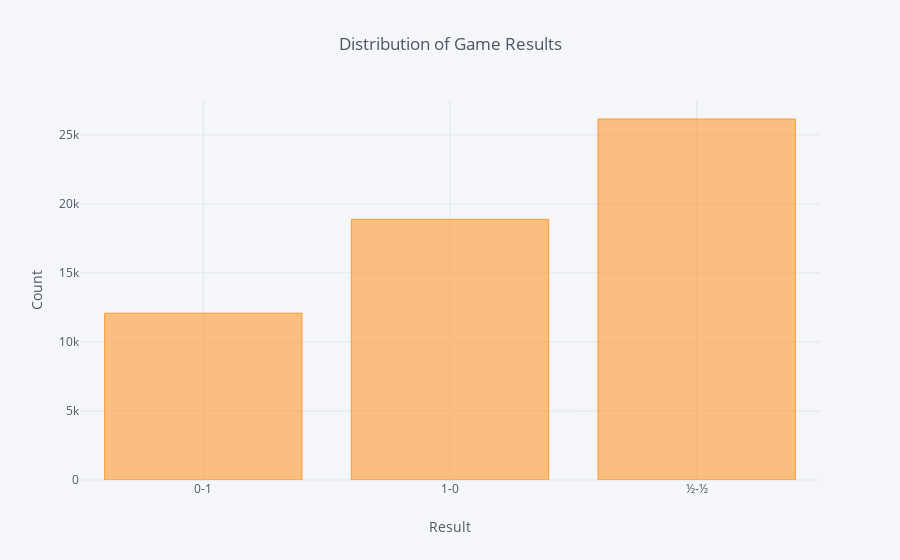

Here is the notebook cell this chart was saved with:
### Markdown cell above
##### Distribution of Game Results

### Code cell
#Distribution of Game Results
result_count = pd.read_sql('''SELECT count(*) as count, result FROM table3
            WHERE result <> "None"
            GROUP BY result''', conn)
result_count.iplot(x='Result', y='count', kind='bar',
                xTitle='Result',
                yTitle='Count',
                title='Distribution of Game Results')

### Figure 1 — Plotly figure (JSON) as saved in the notebook; plotly's stock layout.template omitted (floating-point values rounded to 4 significant figures)
{"data": [{"marker": {"color": "rgba(255, 153, 51, 0.6)", "line": {"color": "rgba(255, 153, 51, 1.0)", "width": 1}}, "name": "count", "orientation": "v", "text": "", "type": "bar", "uid": "3931e79b-a8f7-46be-9721-77cdcafbd361", "x": ["0-1", "1-0", "½-½"], "y": [12086, 18885, 26155]}], "layout": {"legend": {"bgcolor": "#F5F6F9", "font": {"color": "#4D5663"}}, "paper_bgcolor": "#F5F6F9", "plot_bgcolor": "#F5F6F9", "title": {"font": {"color": "#4D5663"}, "text": "Distribution of Game Results"}, "xaxis": {"gridcolor": "#E1E5ED", "showgrid": true, "tickfont": {"color": "#4D5663"}, "title": {"font": {"color": "#4D5663"}, "text": "Result"}, "zerolinecolor": "#E1E5ED"}, "yaxis": {"gridcolor": "#E1E5ED", "showgrid": true, "tickfont": {"color": "#4D5663"}, "title": {"font": {"color": "#4D5663"}, "text": "Count"}, "zerolinecolor": "#E1E5ED"}}}
